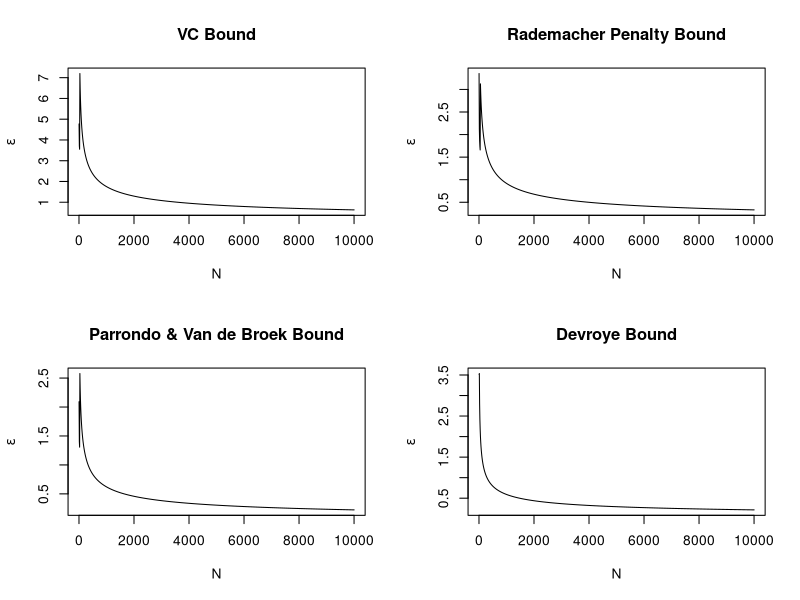

The R source for this figure:
############### GENERALIZATION ERROR ###############
#
# There are various bounds for generalization error.  This script contains functions for calculating four such bounds
# given
#
# A function for computing the minimum sample size necessary to satisfy the VC bound for specified values of epsilon, 
# delta, and VC dimension is also provided.
#
# Each of these functions requires a growth function to be passed in as a parameter.  One growth function, which 
# uses N^(d_VC) as an approximation, is provided and used by default if no growth function is specified.  
#
############### DEFINITIONS ###############
#
# N = Sample Size
# d_VC = VC Dimension
# g = A hypothesis function for approximating a target function
# E_in(g) = In-Sample Error
# E_out(g) = Out-of-Sample Error
# m_H(N) = Growth Function:  Counts the most dichotomies on any N points; satisfies m_H(N) <= 2^N 
# epsilon = Omega = Generalization Error Tolerance
# eps = Actual Generalization Error
# delta = Upper bound on the probability that generalization error will be more than a specified value
# 1 - delta = Confidence that generalization error will be at most a specified value
#
# True Generalization Error: eps = E_out - E_in
#
# Generalization Error Tolerance: epsilon = Omega = sqrt((8/N)*ln(4*m_H(2N)/delta))
#
# VC Inequality: P[|E_in(g) - E_out(g)| > epsilon] <= 4*m_H(2N)*e^(-(1/8)*(epsilon^2)*N) = delta
#
############### RELEVANT BOUNDS ###############
#
# The following bounds all hold with probability at least 1 - delta:
#
# Rearranging the VC Inequality: E_out <= E_in + Omega 
#
# Original VC Bound: eps <= sqrt((8/N)*ln(4*m_H(2N)/delta))
#
# Rademacher Penalty Bound: eps <= sqrt((2*ln(2*N*m_H(N)))/N) + sqrt((2/N)*ln(1/delta)) + 1/N
#
# Parrondo and Van den Broek: eps <= sqrt((1/N)*(2*eps + ln((6*m_H(2*N))/delta)))
#
# Devroye: eps <= sqrt((1/(2*N))*(4*eps*(1 + eps) + ln((4*m_H(N^2))/delta)))

############### IMPLEMENTATION ###############

## A simple approximation for growth functions using N^(d_VC)
## If N <= d_VC, then the growth function can be computed exactly as 2^N because the sample can be shattered
## log.apply - When set to true, the natural log is applied to the approximation; useful for dealing with large numbers
m_H.approximate <- function(N, d_VC, log.apply = FALSE) {
  if(log.apply) {
    if(N <= d_VC)
      return(N*log(2))
    else
      return(d_VC*log(N))
  }
  
  if(N <= d_VC)
    return(2^N)
  
  else
    N^(d_VC)
}

## Calculates the minimum sample size necessary to satisfy the VC inequality; N >= (8/epsilon^2)ln((4*m_H(2*N))/delta)
## Uses an iterative method for solving N = f(N).  The method is as follows:
##    Choose a starting value N_0 and then iteratively set N_i+1 = f(N_i) 
##    Stop when N_i+1 approximates N_i within a specified margin.
##    Works when |f(N_i) - f(N_j)| <= c*|N_i - N_j| in the region where the iterations are taking place for some c < 1
## epsilon - Generalization error tolerance
## delta - Confidence level; there is (1 - delta)% confidence that the generalization error will be at most epsilon
## d_VC - VC dimension
## m_H - A growth function
## N_0 - Starting point for iterative approximation
## margin - Margin of error for iterative approximation
vcBound.computeSufficientN <- function(epsilon = 0.05, delta = 0.05, d_VC = 10, m_H = m_H.approximate, N_0 = 1, margin = 0.0001) {
  N_1 <- (8/epsilon^2)*log((4*m_H(2*N_0, d_VC))/delta)
  while(N_1 - N_0 > margin) {
    N_0 <- N_1
    N_1 <- (8/epsilon^2)*log((4*m_H(2*N_0, d_VC))/delta)
  }
  N_1
}

## Calculates the VC bound on generalization error for specified parameters
bound.vapnikChervonenkis <- function(N, delta = 0.05, d_VC = 50, m_H = m_H.approximate) {
  sqrt((8/N)*log((4*m_H(2*N, d_VC))/delta))
}

## Calculates the Rademacher Penalty bound on generalization error for specified parameters
bound.rademacherPenalty <- function(N, delta = 0.05, d_VC = 50, m_H = m_H.approximate) {
  sqrt((2*log(2*N*m_H(N, d_VC)))/N) + sqrt((2/N)*log(1/delta)) + 1/N
}

## Calculates the Parrondo and Van De Broek bound on generalization error for specified parameters
## The bound is an implicit bound on eps; it is solved here by iterative method
bound.parrondo_vanDenBroek <- function(N, delta = 0.05, d_VC = 50, m_H = m_H.approximate, eps_0 = 0, margin = 0.0001) {
  eps_1 <- sqrt((1/N)*(2*eps_0 + log((6*m_H(2*N, d_VC))/delta)))
  while(eps_1 - eps_0 > margin) {
    eps_0 <- eps_1
    eps_1 <- sqrt((1/N)*(2*eps_0 + log((6*m_H(2*N, d_VC))/delta)))
  }
  eps_1
}

## Calculates the Devroye bound on generalization error for specified parameters
## The bound is an implicit bound on eps; it is solved here by iterative method
## For N < 3, this bound is trivial and always satisfied; iteration will not converge in this range
## log.eval - When set to true, the log expression in the bound will be expanded; useful for handling very large numbers
bound.devroye <- function(N, delta = 0.05, d_VC = 50, m_H = m_H.approximate, eps_0 = 0, margin = 0.0001, log.eval = TRUE) {
  if(log.eval)
    bound <- function(x) sqrt((1/(2*N))*(4*x*(1 + x) + log(4) + m_H(N = N^2, d_VC = d_VC, log.apply = TRUE) - log(delta)))
  else
    bound <- function(x) sqrt((1/(2*N))*(4*x*(1 + x) + log((4*m_H(N^2, d_VC))/delta)))
  eps_1 <- bound(eps_0)
  while(eps_1 - eps_0 > margin) {
    eps_0 <- eps_1
    eps_1 <- bound(eps_0)
  }
  
  eps_1
}

## Plots each of the four bounds across specified values of N
## Values of N < 3 will cause computation of the devroye bound to fail because of divergence in the iteration method
bounds.plot <- function(N = seq(3, 10003, 10), delta = 0.05, d_VC = 50, m_H = m_H.approximate, eps_0 = 0, margin = 0.0001, log.eval = TRUE) {
  vc <- numeric(length(N))
  rademacher <- numeric(length(N))
  parrondoVdB <- numeric(length(N))
  devroye <- numeric(length(N))
  for(i in 1:length(N)) {
    vc[i] <- bound.vapnikChervonenkis(N[i], delta, d_VC, m_H)
    rademacher[i] <- bound.rademacherPenalty(N[i], delta, d_VC, m_H)
    parrondoVdB[i] <- bound.parrondo_vanDenBroek(N[i], delta, d_VC, m_H, eps_0, margin)
    devroye[i] <- bound.devroye(N[i], delta, d_VC, m_H, eps_0, margin, log.eval)
  }
  par(mfrow=c(2,2))
  plot(N, vc, type = 'l', xlab = 'N', ylab = expression(epsilon), main = 'VC Bound')
  plot(N, rademacher, type = 'l', xlab = 'N', ylab = expression(epsilon), main = 'Rademacher Penalty Bound')
  plot(N, parrondoVdB, type = 'l', xlab = 'N', ylab = expression(epsilon), main = 'Parrondo & Van de Broek Bound')
  plot(N, devroye, type = 'l', xlab = 'N', ylab = expression(epsilon), main = 'Devroye Bound')
}

## Problem 1
vcBound.computeSufficientN() 

## Problem 2
bound.vapnikChervonenkis(10000)
bound.rademacherPenalty(10000)
bound.parrondo_vanDenBroek(10000)
bound.devroye(10000)

## Problem 3
bound.vapnikChervonenkis(5)
bound.rademacherPenalty(5)
bound.parrondo_vanDenBroek(5)
bound.devroye(5)

## Plots
bounds.plot() 